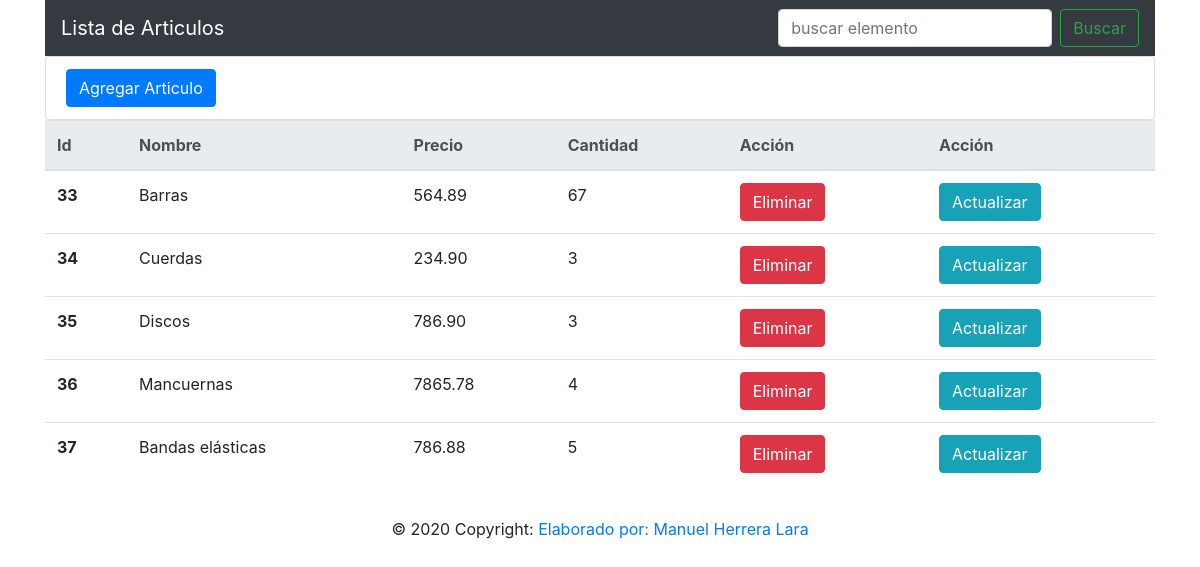
/articulos/lista/, run on an earlier commit of the app's database.
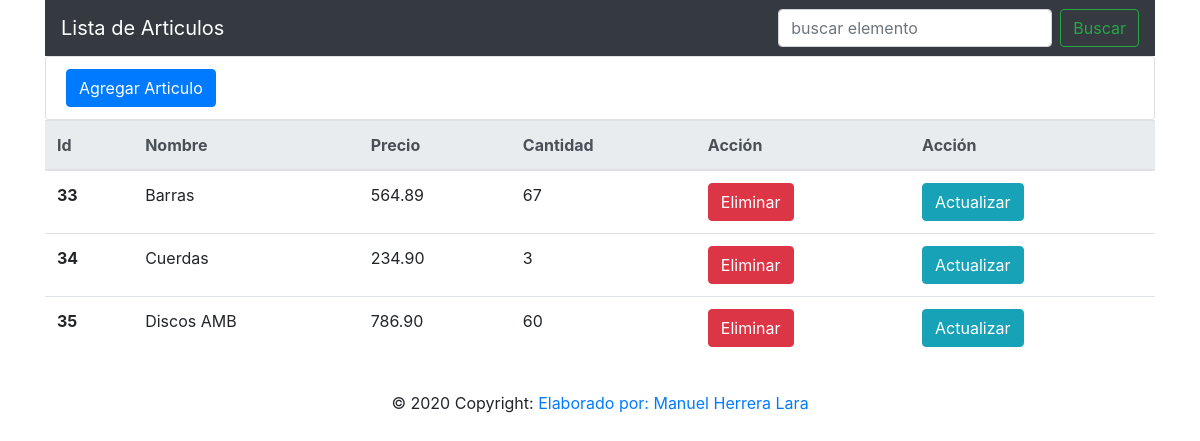
And on a later commit of the database.
### articulos/models.py (models this page shows, shortened)
class Articulo(models.Model):
    nombre = models.CharField("Nombre", max_length=100, validators=[
                              MaxLengthValidator(100)])
    cantidad = models.IntegerField("Stock", validators=[validate_cantidad])
    precio = models.DecimalField(
        "Precio unitario", max_digits=10, decimal_places=2)
    descripcion = models.TextField("Descripción", null=True, blank=True)

### articulos/views.py (the view)
# urls.py: path('lista/', views.lista, name="lista_articulos"),
def lista(request):
    articulos = Articulo.objects.all()
    return render(
        request, 'articulos/lista_articulos.html',
        {'articulos': articulos}
    )

### articulos/templates/articulos/lista_articulos.html
{% extends 'articulos/base.html' %}
{% block content%}
    <div class="container">
        <div>
            <ul class="list-group">
                <li class="list-group-item">
                    <a href="{% url 'articulos:agregar' %}">
                        <button type="button" class="btn btn-primary">Agregar Articulo</button>
                    </a>
                </li>
            </ul>
        </div>
        <table class="table">
            <thead class="thead-light">
                <tr>
                    <th scope="col">Id</th>
                    <th scope="col">Nombre</th>
                    <th scope="col">Precio</th>
                    <th scope="col">Cantidad</th>
                    <th acope="col">Acción</th>
                    <th scope="col">Acción</th>
                </tr>
            </thead>
            <tbody>
                {% for articulo in articulos %}
                    <tr>
                        <th scope="row">{{ articulo.id }}</th>
                        <td>{{ articulo.nombre }}</td>
                        <td>{{ articulo.precio }}</td>
                        <td>{{ articulo.cantidad }}</td>
                        <td>
                            <a href="{% url 'articulos:eliminar' articulo.id %}">
                                <button type="button" class="btn btn-danger">Eliminar</button>
                            </a>
                        </td>
                        <td>
                            <a href="{% url 'articulos:actualizar' articulo.id %}">
                                <button type="button" class="btn btn-info">Actualizar</button>
                            </a>
                        </td>
                    </tr>
                {% endfor %}
            </tbody>
        </table>
    </div>
{% endblock%}

What changed in the data, as far as the page shows it:
removed Articulo: id "36", nombre "Mancuernas", precio "7865.78", cantidad "4"
removed Articulo: id "37", nombre "Bandas elásticas", precio "786.88", cantidad "5"
changed Articulo id 35: nombre "Discos" → "Discos AMB"; cantidad "3" → "60"
